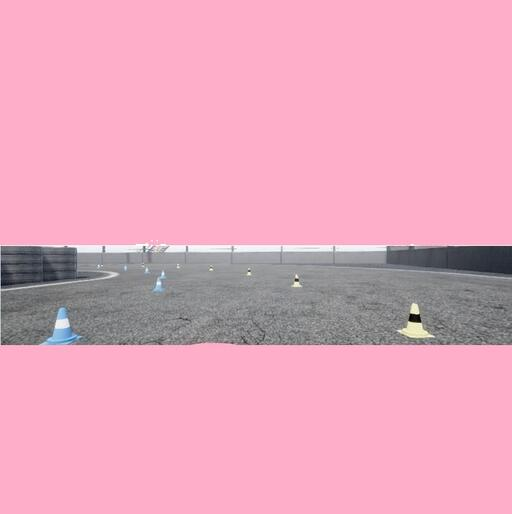
#> input picture _old/development/yolo_perception/testImage.jpg, 512 x 514 px
$ python -i img_processing.py   (imports and definitions only)   (older library calls are emulated)
#> lines starting #> are read from the running program, lines starting #| are printed output that depends on the picture; after the words box and inside, x2 and y2 are one past the last pixel; in counts of white or black regions, pixels touching at a corner belong together
#> further down, picture is the input picture: shape (514, 512, 3); mean B, G, R 188.8, 166.5, 230.6
# import python libraries
import cv2
import numpy as np
import random

# HSV limits
orange_high = np.array([0.100, 1, 1])*255
orange_low = np.array([0.013, 0, 0])*255

yellow_high = np.array([0.2, 1, 1])*255
yellow_low = np.array([0.1, 0, 0])*255

blue_high = np.array([0.6, 1, 1])*255
blue_low = np.array([0.3, 0.2, 0.5])*255

upper_thresh = [blue_high, yellow_high, orange_high]
lower_thresh = [blue_low, yellow_low, orange_low]

colours = [0, 1, 2]
col_words = ["blue", "yellow", "orange"]
box_cols = [(255, 102, 0), (0, 255, 255), (0, 102, 255)]

max_cone_aspect = [1.5, 1.5, 1.7] # blue, yellow orange - blue and yellow should probably be the same
min_cone_aspect = [1.1, 1.1, 1.5]

# used for removing noise via erode/dilate
kernel = np.ones((2, 2), np.uint8)


def feature_extract(current_hsv, colour):
    # mask orange cones
    mask = cv2.inRange(current_hsv, lower_thresh[colour], upper_thresh[colour])
    mask = cv2.dilate(cv2.erode(mask, kernel) , kernel)

    edges = cv2.Canny(mask, 100, 200)

    return [mask, edges]


def bounds(bounding_box_frame, cones, mask, colour):
    # find contours from edges
    contours = cv2.findContours(mask, cv2.RETR_EXTERNAL, cv2.CHAIN_APPROX_NONE)[0]

    # find bounding boxes from contours
    rects = list() # create blank list of rectangles
    for i in range(len(contours)):
        [x,y,w,h] = cv2.boundingRect(contours[i])

        # box size cutoff
        min_pix_size = 0 # can change based on sim image
        if w > min_pix_size and h > min_pix_size:
            # append rectangle geometry twice to ensure rectangle groupings will
            # show initially non-overlapping rectangles
            rects.append([x,y,w,h])

        # draw rectangles for segments (green rectangle to distinguish)
        # cv2.rectangle(bounding_box_frame, (x, y), (x+w, y+h), (0, 204, 0), 2)

    # find whole cones' bounding rectangles
    rects.sort(reverse=True, key=lambda rect: rect[2]*rect[3])

    # loop removes all boundng boxes tounching the edge of the frame
    i = 0
    h, w, _ = bounding_box_frame.shape
    while i < len(rects):
        rect = rects[i]
        rect = [rect[0], rect[1], rect[0]+rect[2], rect[1]+rect[3]] # left, top, right, bottom

        if min(rect[0:2]) <= 0 or rect[2] >= w or rect[3] >= h:
            rects.pop(i)
        else:
            i += 1

    # loop merges multiple bounding boxes, idealy over one cone
    while len(rects) > 0: # loop until empty
        rect = rects.pop(0) # remove element 0 (next biggest bounding box) from results and return it
        rect = [rect[0], rect[1], rect[0]+rect[2], rect[1]+rect[3]] # left, top, right, bottom

        left_edge = rect[0]
        top_edge = rect[1]
        right_edge = rect[2]
        bottom_edge = rect[3]

        # loop checks each smaller bounding box, merging matching boxes into rect
        i = 0
        while i < len(rects):
            other_rect = rects[i] # get next smallest box
            if other_rect[0] > rect[0] and other_rect[0]+other_rect[2] < rect[2]: # check if smaller box is within larger box horizontaly
                # get new edges
                left_edge1 = min(rect[0], other_rect[0])
                top_edge1 = min(rect[1], other_rect[1])
                right_edge1 = max(rect[2], other_rect[0]+other_rect[2])
                bottom_edge1 = max(rect[3], other_rect[1]+other_rect[3])

                width = right_edge1 - left_edge1 # width and hight in pixels
                height = bottom_edge1 - top_edge1
                if height/width <= max_cone_aspect[colour]:
                    left_edge = left_edge1
                    top_edge = top_edge1
                    right_edge = right_edge1
                    bottom_edge = bottom_edge1
                    # remove smaller box from list
                    rects.remove(other_rect)
                else:
                    i += 1
            else:
                # only increment index if a box wasn't removed from the list
                i += 1

        width = right_edge - left_edge # width and hight in pixels
        height = bottom_edge - top_edge

        if height/width < min_cone_aspect[colour]:
            height = int(width*min_cone_aspect[colour])
            top_edge = bottom_edge - height

        x_centroid = (left_edge + width / 2) # centre of rectangle
        y_centroid = (top_edge + height / 2)

        # append cone properties to array
        cones.append([col_words[colour], width, height, x_centroid, y_centroid, left_edge, top_edge])

        # draw rectangle with cone geometry
        cv2.rectangle(
            bounding_box_frame, # image to draw on
            (left_edge, top_edge), (right_edge, bottom_edge), # geometry to draw between
            box_cols[colour], 2) # colour and thickness of box (pixels)

        # draw cone centroid dot
        # cv2.circle(bounding_box_frame, (x+w//2, y+h//2), 1, (255, 0, 255), 2)

    return [bounding_box_frame, cones]


def cam_main(frame, display=False):
    # used to crop frame to only required area
#> called with display = False
    h, w, _ = frame.shape
#> h = 514; w = 512

    # for OG settings script
    if h == 785 and w == 785:
        # mask off sky and car
        roi_mask = np.ones(frame.shape[:2], dtype="uint8")
        cv2.rectangle(roi_mask, (0, 0), (frame.shape[1], 400), 0, -1) ,[frame.shape[2]-60,500] # mask off sky
        a = 30 # variables for the position of car mask
        b = 100
        c = 235
        h1 = 80
        h2 = 155
        # mask off car
        cv2.fillPoly(roi_mask, [np.array([
            [a,frame.shape[1]],
            [b, frame.shape[1]-h1],
            [c, frame.shape[1]-h2],
            [frame.shape[0]/2,585],
            [frame.shape[0]-c,frame.shape[1]-h2],
            [frame.shape[0]-b,frame.shape[1]-h1],
            [frame.shape[0]-a,frame.shape[1]]
            ], np.int32)], 0)

        current_frame = cv2.bitwise_and(frame, frame, mask=roi_mask)

    # for higher res (variable masking)
    else:
        # vertical res: halfway down bottom
        # horizontal res: full
        current_frame = frame[int(5*h/30):h, 0:w]# made variable to cam resolution

    bounding_box_frame = np.copy(current_frame) # frame to display on

    # convert to hsv
    current_hsv = cv2.cvtColor(current_frame, cv2.COLOR_BGR2HSV)
#> current_hsv: shape (429, 512, 3); mean H, S, V 153.3, 64.2, 227.2

    cones = list() # init blank list of cones
    # gets updated each time a new cone is found

    # passable variables for colours
    #   blue = 0
    #   yellow = 1
    #   orange = 2
    for colour in range(0, len(colours)):
        # retrieves the mask and edges for each colour from sub module function
        [mask, edges] = feature_extract(current_hsv, colour)

        # retrieves the rectangular bounding boxes for each colour as well as
        # drawing to the displayed frame from sub module function
        [bounding_box_frame, cones] = bounds(bounding_box_frame, cones, mask, colour)
#> this loop made 3 passes
#> pass 1, in feature_extract, `mask = cv2.inRange(current_hsv, lower_thresh[colour], upper_thresh[col..`:
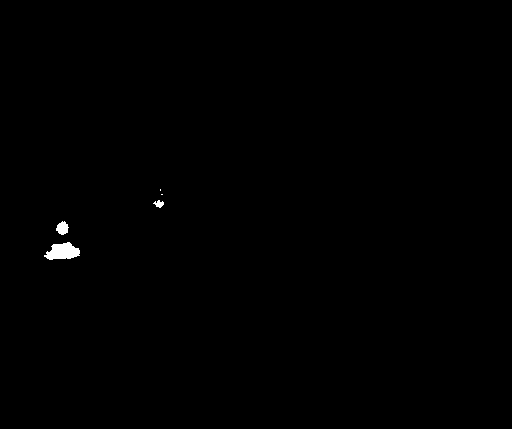
#> mask: shape (429, 512); 0.28% white; 5 white regions (2 under 20 px), largest, box (x1, y1, x2, y2) and area: (44, 242, 80, 260) 434, (56, 221, 69, 235) 124, (153, 200, 164, 208) 51
#> pass 1, in feature_extract, `edges = cv2.Canny(mask, 100, 200)`:
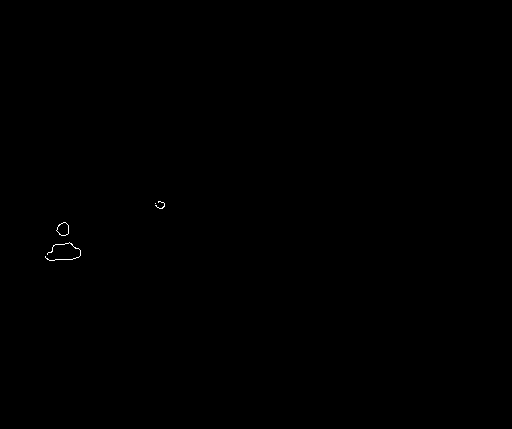
#> edges: shape (429, 512); 0.07% white in thin lines or dots, all inside (x1, y1, x2, y2) = (45, 201, 165, 261)
#> pass 1, in cam_main, `[bounding_box_frame, cones] = bounds(bounding_box_frame, cones, mask, ..`:
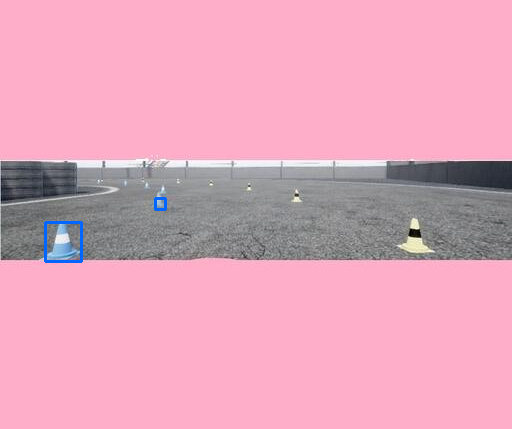
#> bounding_box_frame: shape (429, 512, 3); mean B, G, R 186.7, 164.9, 225.6
#> after the loop:
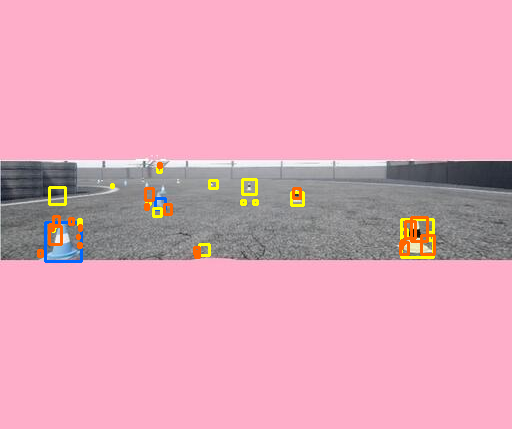
#> bounding_box_frame: shape (429, 512, 3); 1.34% of pixels changed, all inside (x1, y1, x2, y2) = (37, 162, 436, 259)


    # roi_mask = np.ones(current_frame.shape[:2], dtype="uint8")
    # cv2.rectangle(roi_mask, (yellow_rects[0][0], yellow_rects[0][2]), (yellow_rects[0][1], yellow_rects[0][3]), 0, -1) ,[current_frame.shape[2]-60,500] # mask off sky
    # current_frame = cv2.bitwise_and(current_frame, current_frame, mask=roi_mask)


    ############################################################
    ####### Start of a bunch of keypoint regression shit #######
    ############################################################

    blue_cones = [cone for cone in cones if cone[0] == "orange"]
#> blue_cones = 21 items
    big_blue_cone = blue_cones[0][1:]
#> big_blue_cone = [16, 24, 419, 229, 411, 217]
    # big_blue_cone = random.choice(blue_cones)[1:]
    big_blue_mask = np.zeros(frame.shape[:2], dtype="uint8")
    # big_blue_mask = cv2.rectangle(big_blue_mask, (big_blue_cone[-2], big_blue_cone[-1]), (big_blue_cone[-2]+big_blue_cone[0], big_blue_cone[-1]+big_blue_cone[1]), 1, -1)
    cv2.rectangle(big_blue_mask,  (big_blue_cone[-2], big_blue_cone[-1]), (big_blue_cone[-2]+big_blue_cone[0], big_blue_cone[-1]+big_blue_cone[1]), 1, -1)
#> big_blue_mask: shape (514, 512); values 0 (black) and 1 (white), 0.16% white; 1 white region, box (x1, y1, x2, y2) and area: (411, 217, 428, 242) 425
    bounding_kernal = np.ones((15, 25), dtype="uint8")
    big_blue_mask = cv2.dilate(big_blue_mask , bounding_kernal)
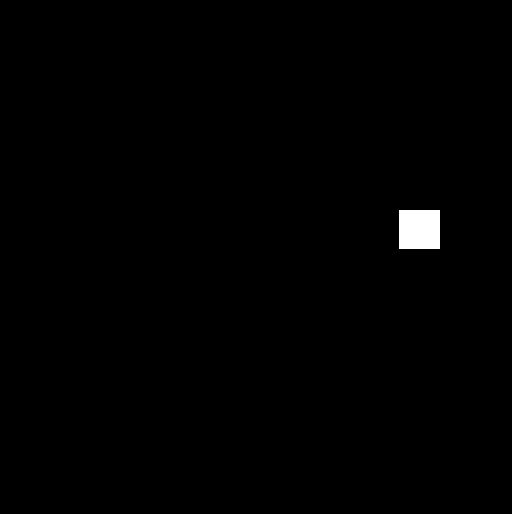
#> big_blue_mask: shape (514, 512); values 0 (black) and 1 (white), 0.61% white; 1 white region, box (x1, y1, x2, y2) and area: (399, 210, 440, 249) 1599

    img = np.copy(current_frame)
    h_off = 5
    v_off = 5
    snip = img[big_blue_cone[-1]-v_off:big_blue_cone[-1]+big_blue_cone[1]+v_off, big_blue_cone[-2]-h_off:big_blue_cone[-2]+big_blue_cone[0]+h_off, :]

    ########### Harris ###########
    # img = np.copy(current_frame)#cv2.bitwise_and(frame, frame, mask=big_blue_mask))
    # gray = cv2.cvtColor(img,cv2.COLOR_BGR2GRAY)
    # gray = np.float32(gray)
    # dst = cv2.cornerHarris(gray,2,3,0.04)
    # # result is dilated for marking the corners, not important
    # dst = cv2.dilate(dst,None)
    # # threshold for an optimal value, it may vary depending on the image.
    # img[dst>0.02*dst.max()]=[0,0,255]
    #
    # # cv2.imshow('dst',dst/dst.max()*255)
    # # cv2.imshow('dst',cv2.bitwise_and(img, img, mask=big_blue_mask))
    # cv2.imshow("Harris", img)

    ########## Shi-Tomasi ###########
    img = np.copy(current_frame)
    gray = cv2.cvtColor(img,cv2.COLOR_BGR2GRAY)
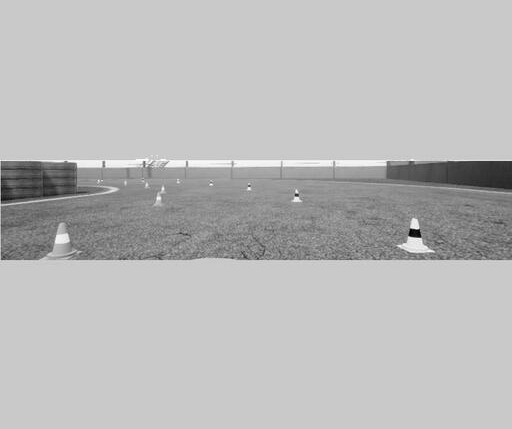
#> gray: shape (429, 512); min 1, max 254, mean 185.7
    corners = cv2.goodFeaturesToTrack(gray,100,0.01,5)
#> corners = 100 rows, first 8: [419, 230], [420, 236], [144, 161], [410, 229], [295, 194], [408, 235], [2, 258], [387, 162]
    corners = np.int0(corners)
    for i in corners:
        x,y = i.ravel()
        cv2.circle(img,(x,y),3,(0, 0, 255),-1)
#> this loop made 100 passes
#> (x, y) on passes 1 to 12: (419, 230), (420, 236), (144, 161), (410, 229), (295, 194), (408, 235), (2, 258), (387, 162), (103, 161), (146, 166), (249, 188), (397, 245)
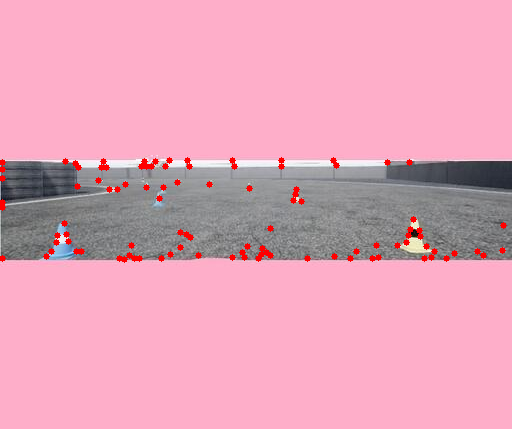
#> img: shape (429, 512, 3); mean B, G, R 184.4, 163.1, 227.3
    cv2.imshow("Shi-Tomasi", img)

    # [51 lines of commented-out code are left out]


    cv2.waitKey(1)

    if display == True:
        # show bounding boxes
        cv2.imshow("camera-base", bounding_box_frame) # image with bounding boxes

        cv2.waitKey(1)

    return cones

>>> import cv2
>>> picture = cv2.imread('../../../../../_old/development/yolo_perception/testImage.jpg')
>>> result = cam_main(picture)
#> result = 40 items
